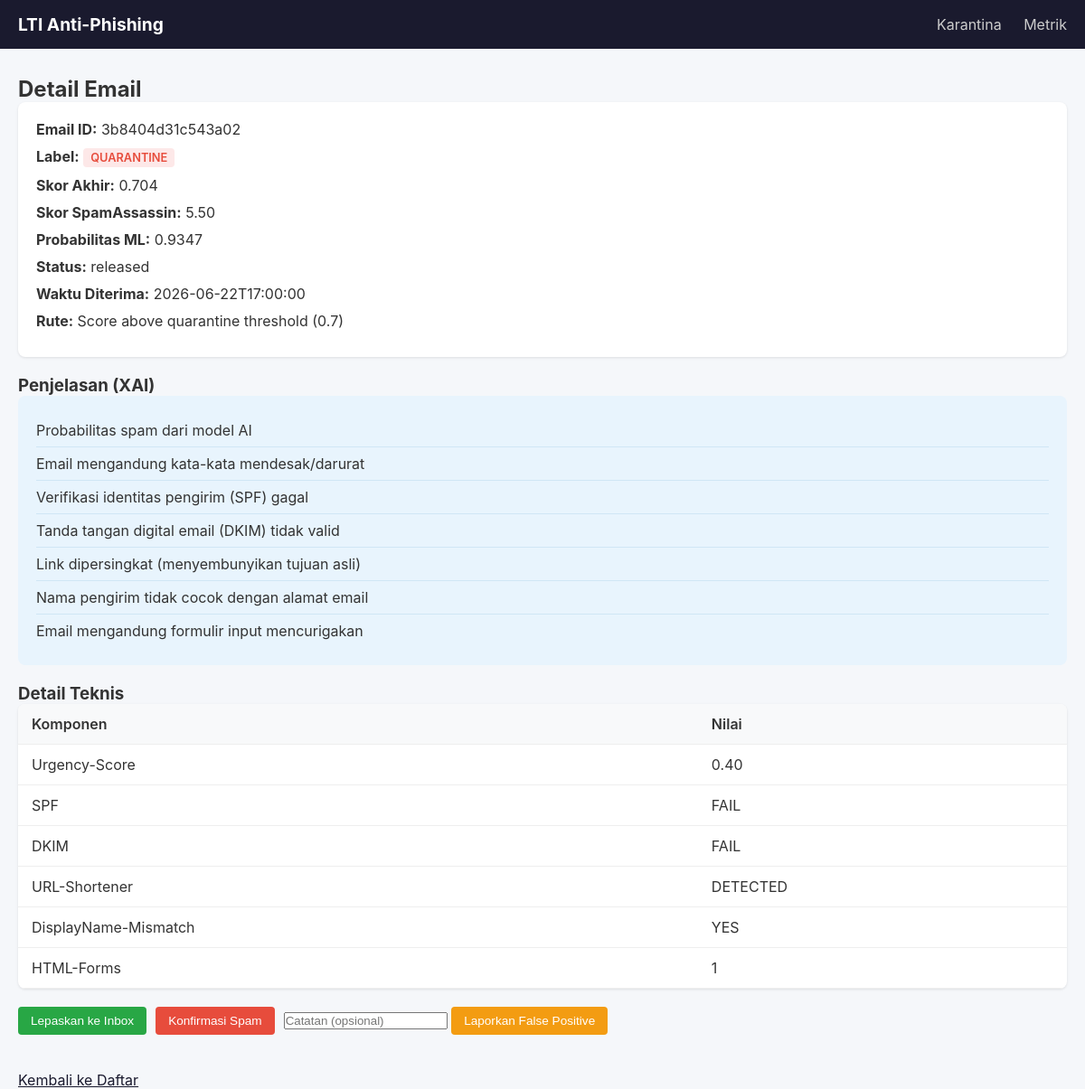
Screenshot of /email/3b8404d31c543a02 with the database file from the repository.
### database/models.py (models this page shows)
class QuarantineEmail(Base):
    __tablename__ = "quarantine_emails"
    id = Column(Integer, primary_key=True, autoincrement=True)
    email_id = Column(String(64), unique=True, nullable=False, index=True)
    received_at = Column(String(32), nullable=False)
    label = Column(String(16), nullable=False)
    fused_score = Column(Float, nullable=False)
    sa_score = Column(Float, default=0.0)
    ml_probability = Column(Float, default=0.0)
    xai_summary = Column(Text, default="")
    routing_reason = Column(Text, default="")
    raw_content_hash = Column(String(64), default="")
    status = Column(String(16), default=EmailStatus.PENDING.value)
    subject = Column(String(512), default="")
    sender = Column(String(256), default="")
    created_at = Column(DateTime, default=datetime.datetime.utcnow)

### dashboard/app.py (the view)
@app.get("/email/{email_id}")
async def email_detail(email_id: str, request: Request, db: Session = Depends(get_db)):
    email_record = db.query(QuarantineEmail).filter(
        QuarantineEmail.email_id == email_id
    ).first()
    if not email_record:
        raise HTTPException(404, "Email not found")
    xai_parts = email_record.xai_summary.split("; ") if email_record.xai_summary else []
    reasons = []
    for part in xai_parts:
        if ":" in part:
            key, val = part.split(":", 1)
            reasons.append({"key": key, "value": val})
    human_reasons = []
    reason_labels = {
        "SpamProb": "Probabilitas spam dari model AI",
        "Urgency-Score": "Email mengandung kata-kata mendesak/darurat",
        "Lookalike-Domain": "Link mengarah ke domain yang mirip lodaya.id",
        "SPF": "Verifikasi identitas pengirim (SPF) gagal",
        "DKIM": "Tanda tangan digital email (DKIM) tidak valid",
        "Executable-Attachment": "Email memiliki lampiran berbahaya",
        "URL-Shortener": "Link dipersingkat (menyembunyikan tujuan asli)",
        "DisplayName-Mismatch": "Nama pengirim tidak cocok dengan alamat email",
        "HTML-Forms": "Email mengandung formulir input mencurigakan",
        "FusedScore": "Skor akhir gabungan SA + ML",
    }
    for part in xai_parts:
        if "=" in part:
            key = part.split("=")[0]
        elif ":" in part:
            key = part.split(":")[0]
        else:
            key = part
        if key in reason_labels:
            human_reasons.append(reason_labels[key])
    return templates.TemplateResponse(request, "email_detail.html", {
        "email": email_record,
        "reasons": reasons,
        "human_reasons": human_reasons,
    })

### dashboard/templates/email_detail.html
{% extends "base.html" %}
{% block content %}
<h2>Detail Email</h2>
<div class="detail-card">
    <div class="detail-row"><strong>Email ID:</strong> {{ email.email_id }}</div>
    <div class="detail-row"><strong>Label:</strong>
        <span class="badge badge-{{ email.label.lower() }}">{{ email.label }}</span>
    </div>
    <div class="detail-row"><strong>Skor Akhir:</strong> {{ "%.3f"|format(email.fused_score) }}</div>
    <div class="detail-row"><strong>Skor SpamAssassin:</strong> {{ "%.2f"|format(email.sa_score) }}</div>
    <div class="detail-row"><strong>Probabilitas ML:</strong> {{ "%.4f"|format(email.ml_probability) }}</div>
    <div class="detail-row"><strong>Status:</strong> {{ email.status }}</div>
    <div class="detail-row"><strong>Waktu Diterima:</strong> {{ email.received_at[:19] }}</div>
    <div class="detail-row"><strong>Rute:</strong> {{ email.routing_reason }}</div>
</div>
<h3>Penjelasan (XAI)</h3>
<div class="xai-card">
    {% for reason in human_reasons %}
    <div class="xai-reason">{{ reason }}</div>
    {% endfor %}
</div>
<h3>Detail Teknis</h3>
<table class="email-table">
    <thead><tr><th>Komponen</th><th>Nilai</th></tr></thead>
    <tbody>
        {% for r in reasons %}
        <tr><td>{{ r.key }}</td><td>{{ r.value }}</td></tr>
        {% endfor %}
    </tbody>
</table>
<div class="action-bar">
    <form action="/email/{{ email.email_id }}/release" method="POST" style="display:inline">
        <button type="submit" class="btn btn-success">Lepaskan ke Inbox</button>
    </form>
    <form action="/email/{{ email.email_id }}/confirm-spam" method="POST" style="display:inline">
        <button type="submit" class="btn btn-danger">Konfirmasi Spam</button>
    </form>
    <form action="/email/{{ email.email_id }}/report-false-positive" method="POST" style="display:inline">
        <input type="text" name="notes" placeholder="Catatan (opsional)">
        <button type="submit" class="btn btn-warning">Laporkan False Positive</button>
    </form>
</div>
<a href="/" class="btn-back">Kembali ke Daftar</a>
{% endblock %}

### dashboard/static/style.css (style rules this page uses)
* { margin: 0; padding: 0; box-sizing: border-box; }
body { font-family: -apple-system, BlinkMacSystemFont, "Segoe UI", Roboto, Arial, sans-serif; background: #f5f7fa; color: #333; }
.email-table { width: 100%; border-collapse: collapse; background: #fff; border-radius: 8px; overflow: hidden; box-shadow: 0 1px 3px rgba(0,0,0,0.1); }
.email-table th, .email-table td { padding: 12px 15px; text-align: left; border-bottom: 1px solid #eee; }
.email-table th { background: #f8f9fa; font-weight: 600; }
.badge { display: inline-block; padding: 3px 8px; border-radius: 4px; font-size: 0.8rem; font-weight: 600; }
.badge-quarantine { background: #fde8e8; color: #e74c3c; }
.btn { padding: 8px 14px; border: none; border-radius: 4px; cursor: pointer; font-size: 0.85rem; }
.btn-success { background: #28a745; color: #fff; }
.btn-danger { background: #e74c3c; color: #fff; }
.btn-warning { background: #f39c12; color: #fff; }
.btn-back { display: inline-block; margin-top: 20px; color: #1a1a2e; }
.detail-card { background: #fff; padding: 20px; border-radius: 8px; box-shadow: 0 1px 3px rgba(0,0,0,0.1); margin-bottom: 20px; }
.detail-row { margin-bottom: 10px; }
.xai-card { background: #e8f4fd; padding: 20px; border-radius: 8px; margin-bottom: 20px; }
.xai-reason { padding: 8px 0; border-bottom: 1px solid #d0e6f5; }
.xai-reason:last-child { border-bottom: none; }
.action-bar { margin: 20px 0; display: flex; gap: 10px; flex-wrap: wrap; }

### rows the page displays
QuarantineEmail: email_id "3b8404d31c543a02", label "QUARANTINE", fused_score "0.704", sa_score "5.50", ml_probability "0.9347", status "released", received_at "2026-06-22T17:00:00", routing_reason "Score above quarantine threshold (0.7)"

### other values shown
{{ reason }} "Probabilitas spam dari model AI" "Email mengandung kata-kata mendesak/darurat" "Verifikasi identitas pengirim (SPF) gagal" "Tanda tangan digital email (DKIM) tidak valid" "Link dipersingkat (menyembunyikan tujuan asli)" "Nama pengirim tidak cocok dengan alamat email" "Email mengandung formulir input mencurigakan"
{{ r.key }} "Urgency-Score" "SPF" "DKIM" "URL-Shortener" "DisplayName-Mismatch" "HTML-Forms"
{{ r.value }} "0.40" "FAIL" "FAIL" "DETECTED" "YES" "1"
